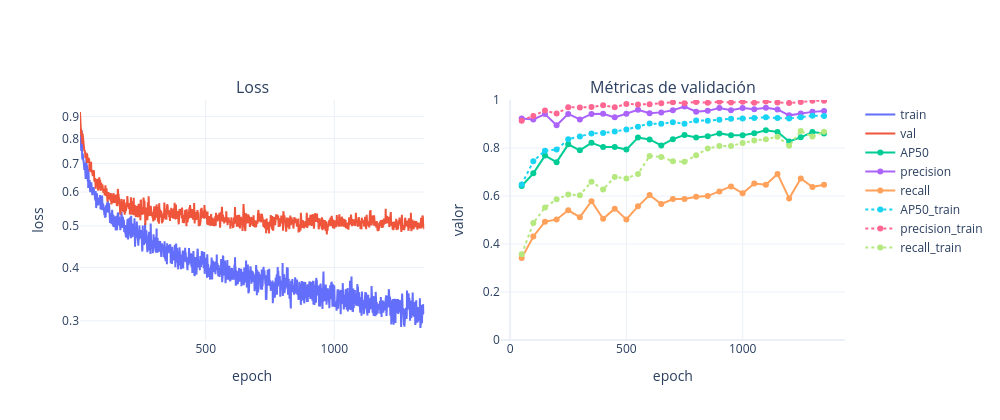

Source (notebook cell):
### Code cell
path = r"C:\Users\Usuario\Desktop\5to Semestre\Aprendizaje profundo con vision artificial\ShipDeNet\ShipDeNet-20\SSFP\losses_1350.html"
fig = html_a_figura(path)
fig.show()

### Figure 1 — Plotly figure (JSON) as saved in the notebook; plotly's stock layout.template omitted (floating-point values rounded to 4 significant figures; data arrays with more than 128 entries replaced by an {"elided": "..."} marker saying what was removed)
{"data": [{"mode": "lines", "name": "train", "type": "scatter", "x": {"elided": "1340 int values"}, "xaxis": "x", "y": {"elided": "1340 float values"}, "yaxis": "y"}, {"mode": "lines", "name": "val", "type": "scatter", "x": {"elided": "1340 int values"}, "xaxis": "x", "y": {"elided": "1340 float values"}, "yaxis": "y"}, {"mode": "lines+markers", "name": "AP50", "type": "scatter", "x": [50, 100, 150, 200, 250, 300, 350, 400, 450, 500, 550, 600, 650, 700, 750, 800, 850, 900, 950, 1000, 1050, 1100, 1150, 1200, 1250, 1300, 1350], "xaxis": "x2", "y": [0.6417, 0.6943, 0.7683, 0.741, 0.8151, 0.7903, 0.8214, 0.8038, 0.8041, 0.7933, 0.8438, 0.8356, 0.8105, 0.8366, 0.8544, 0.8442, 0.8485, 0.8609, 0.8528, 0.8528, 0.8616, 0.8736, 0.8667, 0.8271, 0.8443, 0.8668, 0.8603], "yaxis": "y2"}, {"mode": "lines+markers", "name": "precision", "type": "scatter", "x": [50, 100, 150, 200, 250, 300, 350, 400, 450, 500, 550, 600, 650, 700, 750, 800, 850, 900, 950, 1000, 1050, 1100, 1150, 1200, 1250, 1300, 1350], "xaxis": "x2", "y": [0.9231, 0.9192, 0.9412, 0.8945, 0.9421, 0.9191, 0.9421, 0.9425, 0.9277, 0.9422, 0.9592, 0.9444, 0.9484, 0.9575, 0.9725, 0.9509, 0.9547, 0.9667, 0.9574, 0.9663, 0.9615, 0.9681, 0.9605, 0.9361, 0.9435, 0.9505, 0.9545], "yaxis": "y2"}, {"mode": "lines+markers", "name": "recall", "type": "scatter", "x": [50, 100, 150, 200, 250, 300, 350, 400, 450, 500, 550, 600, 650, 700, 750, 800, 850, 900, 950, 1000, 1050, 1100, 1150, 1200, 1250, 1300, 1350], "xaxis": "x2", "y": [0.3412, 0.4313, 0.4929, 0.5024, 0.5403, 0.5118, 0.5782, 0.5047, 0.5474, 0.5024, 0.5569, 0.6043, 0.5664, 0.5877, 0.5877, 0.5972, 0.5995, 0.6185, 0.6398, 0.6114, 0.6517, 0.6469, 0.6919, 0.59, 0.673, 0.6374, 0.6469], "yaxis": "y2"}, {"line": {"dash": "dot"}, "mode": "lines+markers", "name": "AP50_train", "type": "scatter", "x": [50, 100, 150, 200, 250, 300, 350, 400, 450, 500, 550, 600, 650, 700, 750, 800, 850, 900, 950, 1000, 1050, 1100, 1150, 1200, 1250, 1300, 1350], "xaxis": "x2", "y": [0.6479, 0.7452, 0.7883, 0.7935, 0.8364, 0.8476, 0.8606, 0.8625, 0.8684, 0.8775, 0.8889, 0.9017, 0.901, 0.9076, 0.9013, 0.9146, 0.9139, 0.918, 0.922, 0.9226, 0.9251, 0.9277, 0.925, 0.9233, 0.9284, 0.9345, 0.9334], "yaxis": "y2"}, {"line": {"dash": "dot"}, "mode": "lines+markers", "name": "precision_train", "type": "scatter", "x": [50, 100, 150, 200, 250, 300, 350, 400, 450, 500, 550, 600, 650, 700, 750, 800, 850, 900, 950, 1000, 1050, 1100, 1150, 1200, 1250, 1300, 1350], "xaxis": "x2", "y": [0.9131, 0.9337, 0.9561, 0.9433, 0.9694, 0.9692, 0.9709, 0.9778, 0.97, 0.9829, 0.9816, 0.9826, 0.9864, 0.9901, 0.9861, 0.992, 0.9885, 0.9924, 0.9894, 0.9925, 0.9882, 0.9934, 0.9899, 0.9879, 0.9916, 0.9964, 0.9965], "yaxis": "y2"}, {"line": {"dash": "dot"}, "mode": "lines+markers", "name": "recall_train", "type": "scatter", "x": [50, 100, 150, 200, 250, 300, 350, 400, 450, 500, 550, 600, 650, 700, 750, 800, 850, 900, 950, 1000, 1050, 1100, 1150, 1200, 1250, 1300, 1350], "xaxis": "x2", "y": [0.357, 0.4873, 0.5522, 0.5862, 0.6059, 0.6035, 0.6597, 0.6269, 0.6794, 0.6733, 0.6918, 0.7665, 0.7622, 0.7449, 0.7424, 0.7696, 0.7974, 0.8085, 0.8085, 0.8209, 0.8308, 0.8369, 0.8468, 0.8091, 0.8709, 0.8481, 0.8672], "yaxis": "y2"}], "layout": {"annotations": [{"font": {"size": 16}, "showarrow": false, "text": "Loss", "x": 0.225, "xanchor": "center", "xref": "paper", "y": 1, "yanchor": "bottom", "yref": "paper"}, {"font": {"size": 16}, "showarrow": false, "text": "Métricas de validación", "x": 0.775, "xanchor": "center", "xref": "paper", "y": 1, "yanchor": "bottom", "yref": "paper"}], "height": 420, "hovermode": "x unified", "width": 1000, "xaxis": {"anchor": "y", "domain": [0, 0.45], "title": {"text": "epoch"}}, "xaxis2": {"anchor": "y2", "domain": [0.55, 1], "title": {"text": "epoch"}}, "yaxis": {"anchor": "x", "domain": [0, 1], "title": {"text": "loss"}, "type": "log"}, "yaxis2": {"anchor": "x2", "domain": [0, 1], "range": [0, 1], "title": {"text": "valor"}}}}
